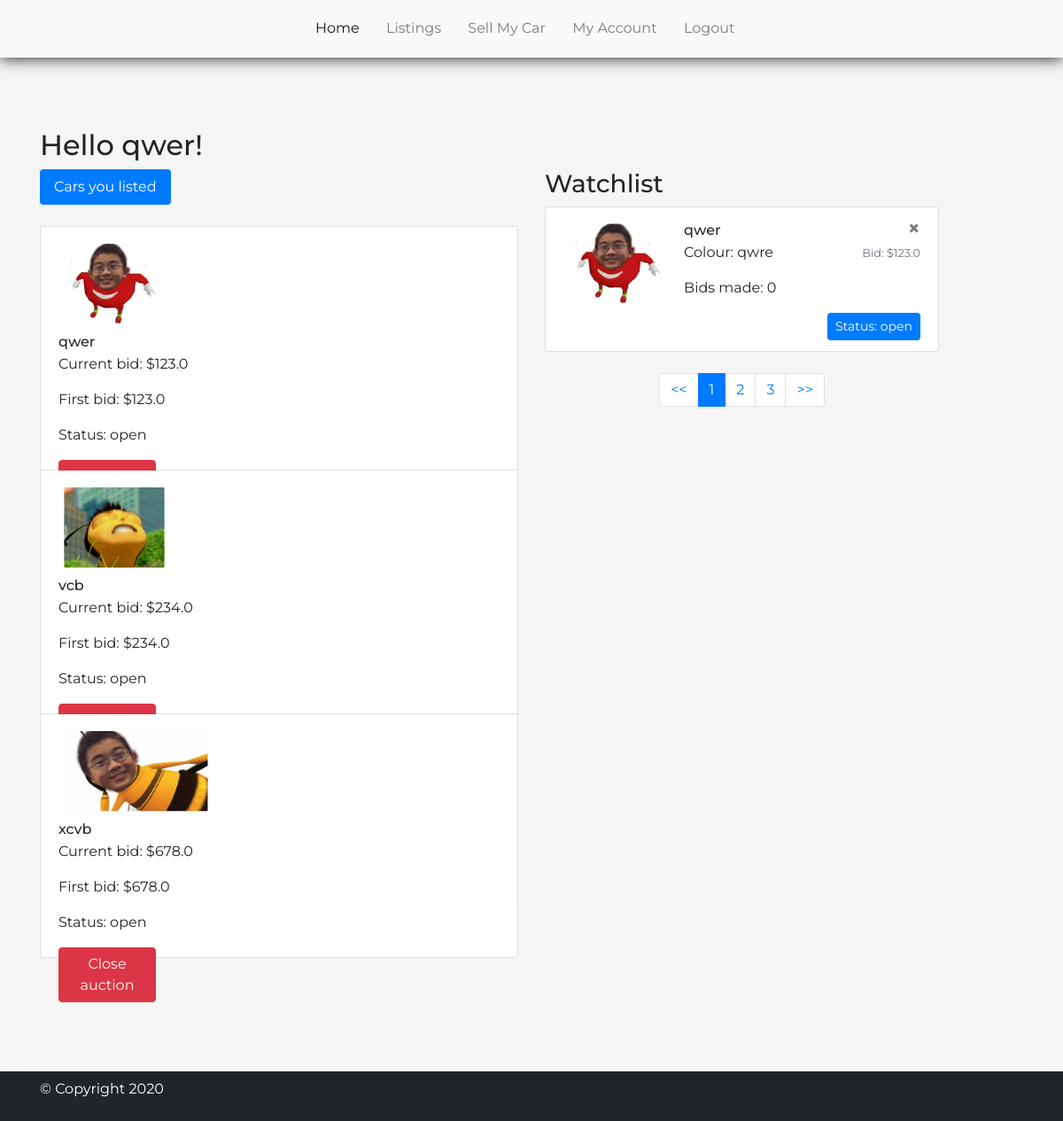
/account (signed in), run on the app's committed database.
### auction/models.py (models this page shows)
class User(db.Model, UserMixin):
    id = db.Column(db.Integer, primary_key=True)
    watchlist = db.Column(db.String(500), nullable=True)
    name = db.Column(db.String(200), nullable=False)
    username = db.Column(db.String(100), unique=True, nullable=False)
    email = db.Column(db.String(120), unique=True, nullable=False)
    pass_hash = db.Column(db.String(255), nullable=False)
    reviews = db.relationship('Review', backref='user', lazy=True)
    posts = db.relationship('Auction', backref='user', lazy=True)

class Auction(db.Model):
    id = db.Column(db.Integer, primary_key=True)
    title = db.Column(db.String(200), nullable=False)
    description = db.Column(db.String(1000), nullable=False)
    startBid = db.Column(db.Float, nullable=False)
    bid = db.Column(db.Float, nullable=False)
    status = db.Column(db.String(100), nullable=False)
    brand = db.Column(db.String(100), nullable=False)
    model = db.Column(db.String(100), nullable=False)
    transmision = db.Column(db.String(100), nullable=False)
    colour = db.Column(db.String(100), nullable=False)
    body = db.Column(db.String(100), nullable=False)
    year = db.Column(db.String(100), nullable=False)
    rego = db.Column(db.String(100), nullable=False)
    mileage = db.Column(db.String(100), nullable=False)
    location = db.Column(db.String(100), nullable=False)
    auction_end = db.Column(db.DateTime, nullable=False)
    bidsMade = db.Column(db.Integer,nullable=True,default=0)
    image = db.Column(db.String(200), nullable=False)
    user_id = db.Column(db.Integer, db.ForeignKey('user.id'), nullable=False)

### auction/views/routes.py (the view)
@main.route('/account')
@login_required
def account():
    watchlist = []
    if current_user.watchlist != None:
        for element in current_user.watchlist.split(',')[:-1]:
            watchlist.append(Auction.query.get(int(element)))
    return render_template('account.html',watchlist=watchlist,auctions=current_user.posts)

### auction/models.py (called while the page is built)
@login_manager.user_loader
def load_user(user_id):
    return User.query.get(int(user_id))

### auction/templates/account.html (shortened to what this page needs)
{% include "base.html" %}
<div class="pageTitle">
    <div class="container">
        <h2>Hello {{ current_user.username }}!</h2>
    </div>
</div>
<div class="accountPage">
    <div class="container">
        <div class="row">
            <div class="col-md-6">
                <div class="left-tabs mb-5">
                    <ul class="nav nav-pills mb-4" id="account-pills" role="tablist">
                        <li class="nav-item">
                            <a class="nav-link active" id="pills-summary-tab" data-toggle="pill" href="#pills-summary" aria-selected="true">Cars you listed</a>
                        </li>
                    </ul>
                    <div class="tab-content" id="account-pillsContent">
                        <div class="tab-pane fade show active" id="pills-summary" role="tabpanel" aria-labelledby="pills-summary-tab">
                            <ul class="list-group">
                              {% for element in auctions %}
                              <li class="list-group-item">
                                  <div class="square media">
                                      <img class="mr-3" src="..{{element.image}}">
                                      <div class="media-body">
                                          <h6 class="my-1">{{element.title}}</h6>
                                          <p class="card-text">Current bid: ${{element.bid}}</p>
                                          <p class="card-text">First bid: ${{element.startBid}}</p>
                                          <p class="card-text">Status: {{element.status}}</p>
                                          <div class="row">
                                            <div class="col-md-6">
                                              <a href="{{url_for('main.close_auction',id=element.id)}}" class="btn btn-danger">Close auction</a>
                                            </div>
                                          </div>
                                      </div>
                                  </div>
                              </li>
                              {% endfor %}
                            </ul>
                        </div>
                    </div>
                </div>
            </div>
            <div class="col-md-5">
                <div class="watchList">
                    <h3>Watchlist </h3>
                    <ul class="list-group">
                      {% for element in watchlist %}
                      <li class="list-group-item">
                          <div class="media">
                              <img class="mr-3" src="..{{element.image}}">
                              <div class="media-body">
                                  <button type="button" class="close float-right" aria-label="Close">
                                      <span aria-hidden="true">&times;</span>
                                  </button>
                                  <h6 class="my-1">{{element.title}}</h6>
                                  <p class="card-text float-right"><small class="text-secondary">Bid: ${{element.bid}}</small></p>
                                  <p class="card-text">Colour: {{element.colour}}</p>
                                  <p class="card-text">Bids made: {{element.bidsMade}}</p>
                                  <a href="{{url_for('listings.vehicle',id=element.id)}}" class="btn btn-sm btn-primary float-right">Status: {{element.status}}</a>
                              </div>
                          </div>
                      </li>
                      {% endfor %}
                    </ul>
                    </div>
                    <nav aria-label="Watchlist pages">
                        <ul class="pagination justify-content-center my-4">
                            <li class="page-item">
                                <a class="page-link" href="#" tabindex="-1">&lt;&lt;</a>
                            </li>
                            <li class="page-item active">
                                <a class="page-link active" href="#">1<span class="sr-only">(current)</span></a>
                            </li>
                            <li class="page-item">
                                <a class="page-link" href="#">2</a>
                                </li>
                                <li class="page-item"><a class="page-link" href="#">3</a></li>
                                <li class="page-item">
                                <a class="page-link" href="#">&gt;&gt;</a>
                                </li>
                        </ul>
                    </nav>
                    </div>
                </div>
            </div>
        </div>
<footer class="navbar navbar-dark navbar-static-bottom">
    <div class="container-fluid">
        <div class="container">
            <p>&copy; Copyright 2020</p>
        </div>
    </div>
</footer>
</body>

### auction/static/styling/styles.css (style rules this page uses)
html, body { background-color: whitesmoke; font-family: 'Montserrat', sans-serif; }
.navbar { padding: .5rem; box-shadow: 0rem .05rem 1rem; }
.square { display: block; width: 250px; height: 250px; }
.pageTitle { padding-top: 5rem; }
.media img { height: 6.5rem; border-radius: .5rem; padding: .4rem; }
.btn, .close { box-shadow: none !important; }
footer { background-color: #212529; color: white; padding-top: .5rem; padding-bottom: .5rem; margin-top: 5rem; }

### data on the page
User: username "qwer"
Auction: image (picture), title "qwer", bid "123.0", startBid "123.0", status "open", colour "qwre", bidsMade "0"
Auction: image (picture), title "vcb", bid "234.0", startBid "234.0", status "open"
Auction: image (picture), title "xcvb", bid "678.0", startBid "678.0", status "open"
